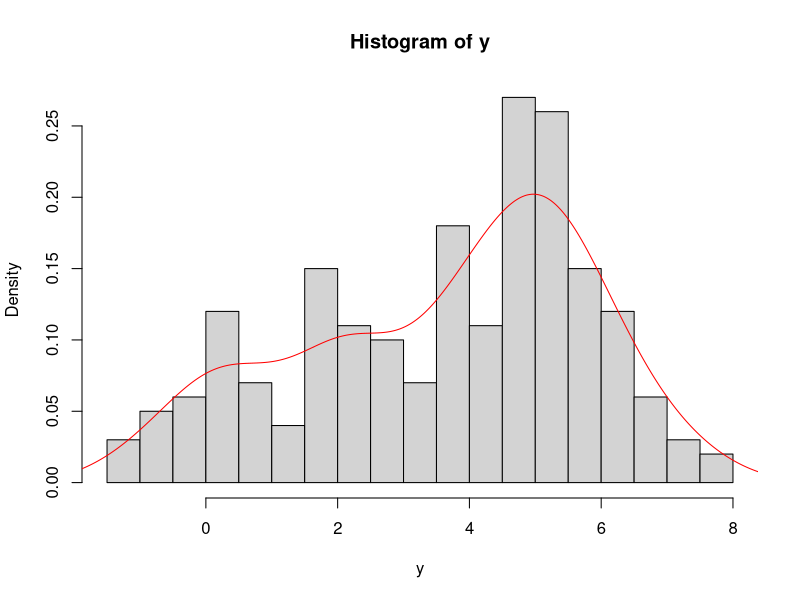
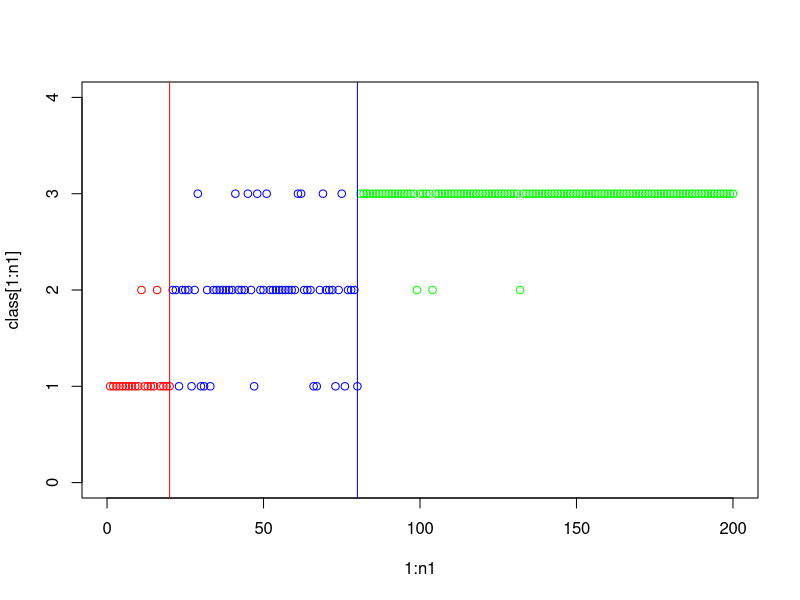

Reproduce these figures in R, in order.
# Generate data from three normal with means mu1, mu2, mu3 and common variance 1
# with proportions p1, p2 and p3 and see if the EM algorithm can recover it
n=200
p1=0.1; p2=0.3; p3=0.6
mu1 = 0; mu2=2; mu3=5
z= rnorm(n)
y = matrix(0,n,1)
n1 = floor(n*p1) 
n2 = floor(n*p2) 
n3 = floor(n*p3) 
y[1:n1]=rnorm(n1,mu1) 
y[(n1+1):(n1+n2)]=rnorm(n2,mu2)
y[(n1+n2+1):n]=rnorm(n3,mu3)
hist(y,breaks=20,freq=FALSE)
lines(density(y),col='red')

# start with proportions 1/3, 1/3, 1/3
p = c(1/3,1/3,1/3)
for(it in 1:20){
  f1 = dnorm(y,mean=mu1,sd=1)
  f2 = dnorm(y,mean=mu2,sd=1)
  f3 = dnorm(y,mean=mu3,sd=1)
  N1 = f1*p[1]
  N2 = f2*p[2]
  N3 = f3*p[3]
  D = N1+N2+N3
  Post1 = N1/D # Posterior probability of belonging to group 1
  Post2 = N2/D # Posterior probability of belonging to group 2
  Post3 = N3/D # Posterior probability of belonging to group 3
  Post = cbind(Post1,Post2,Post3)
  p=apply(Post,2,sum)/n
  print(c(it, p))
}
class = numeric(n)
for(i in 1:n){
  class[i] = which(Post[i,] == max(Post[i,]))
}
plot(1:n1,class[1:n1],col='red',ylim=c(0,4),xlim=c(0,n))
points((n1+1):(n1+n2),class[(n1+1):(n1+n2)],col='blue')
points((n1+n2+1):n,class[(n1+n2+1):n],col='green')
abline(v=n1,col = "red")
abline(v=n1+n2,col = "blue")

correct_classification <- (sum(class[1:n1] == 1) + sum(class[(n1+1):(n1+n2)] == 2) + sum(class[(n1+n2+1):n] == 3))/n
print(correct_classification)

False_classification <- (sum(class[1:n1] != 1) + sum(class[(n1+1):(n1+n2)] != 2) + sum(class[(n1+n2+1):n] != 3))/n
print(False_classification)





